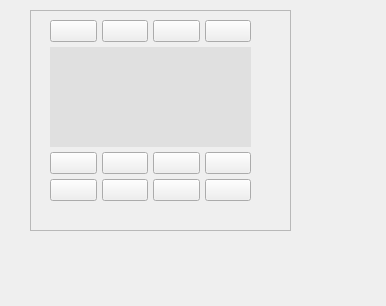
<?xml version="1.0" encoding="UTF-8"?>
<ui version="4.0">
 <class>ItemTool_BorderPanel</class>
 <widget class="QWidget" name="ItemTool_BorderPanel">
  <property name="geometry">
   <rect>
    <x>0</x>
    <y>0</y>
    <width>386</width>
    <height>306</height>
   </rect>
  </property>
  <property name="windowTitle">
   <string>Form</string>
  </property>
  <widget class="QWidget" name="horizontalLayoutWidget">
   <property name="geometry">
    <rect>
     <x>30</x>
     <y>10</y>
     <width>261</width>
     <height>221</height>
    </rect>
   </property>
   <layout class="QHBoxLayout" name="horizontalLayout">
    <item>
     <widget class="DB_CustomFrame_5" name="frame_border">
      <property name="frameShape">
       <enum>QFrame::StyledPanel</enum>
      </property>
      <property name="frameShadow">
       <enum>QFrame::Raised</enum>
      </property>
      <widget class="QWidget" name="verticalLayoutWidget">
       <property name="geometry">
        <rect>
         <x>20</x>
         <y>10</y>
         <width>201</width>
         <height>181</height>
        </rect>
       </property>
       <layout class="QVBoxLayout" name="verticalLayout" stretch="0,0,1">
        <property name="spacing">
         <number>5</number>
        </property>
        <item>
         <layout class="QHBoxLayout" name="horizontalLayout_2">
          <item>
           <widget class="DB_CustomPushButton_12" name="pBorderSize1">
            <property name="text">
             <string/>
            </property>
            <property name="checkable">
             <bool>true</bool>
            </property>
           </widget>
          </item>
          <item>
           <widget class="DB_CustomPushButton_12" name="pBorderSize2">
            <property name="text">
             <string/>
            </property>
            <property name="checkable">
             <bool>true</bool>
            </property>
           </widget>
          </item>
          <item>
           <widget class="DB_CustomPushButton_12" name="pBorderSize3">
            <property name="text">
             <string/>
            </property>
            <property name="checkable">
             <bool>true</bool>
            </property>
           </widget>
          </item>
          <item>
           <widget class="DB_CustomPushButton_12" name="pBorderSize4">
            <property name="text">
             <string/>
            </property>
            <property name="checkable">
             <bool>true</bool>
            </property>
           </widget>
          </item>
         </layout>
        </item>
        <item>
         <widget class="QLabel" name="label_line">
          <property name="styleSheet">
           <string notr="true">QLabel{
background-color: rgb(224, 224, 224);
}</string>
          </property>
          <property name="text">
           <string/>
          </property>
         </widget>
        </item>
        <item>
         <layout class="QGridLayout" name="gridLayout">
          <property name="spacing">
           <number>5</number>
          </property>
          <item row="0" column="0">
           <widget class="DB_CustomPushButton_13" name="pBorderColor1">
            <property name="text">
             <string/>
            </property>
            <property name="checkable">
             <bool>true</bool>
            </property>
           </widget>
          </item>
          <item row="0" column="2">
           <widget class="DB_CustomPushButton_13" name="pBorderColor3">
            <property name="text">
             <string/>
            </property>
            <property name="checkable">
             <bool>true</bool>
            </property>
           </widget>
          </item>
          <item row="0" column="3">
           <widget class="DB_CustomPushButton_13" name="pBorderColor4">
            <property name="text">
             <string/>
            </property>
            <property name="checkable">
             <bool>true</bool>
            </property>
           </widget>
          </item>
          <item row="0" column="1">
           <widget class="DB_CustomPushButton_13" name="pBorderColor2">
            <property name="text">
             <string/>
            </property>
            <property name="checkable">
             <bool>true</bool>
            </property>
           </widget>
          </item>
          <item row="1" column="0">
           <widget class="DB_CustomPushButton_13" name="pBorderColor5">
            <property name="text">
             <string/>
            </property>
            <property name="checkable">
             <bool>true</bool>
            </property>
           </widget>
          </item>
          <item row="1" column="1">
           <widget class="DB_CustomPushButton_13" name="pBorderColor6">
            <property name="text">
             <string/>
            </property>
            <property name="checkable">
             <bool>true</bool>
            </property>
           </widget>
          </item>
          <item row="1" column="2">
           <widget class="DB_CustomPushButton_13" name="pBorderColor7">
            <property name="text">
             <string/>
            </property>
            <property name="checkable">
             <bool>true</bool>
            </property>
           </widget>
          </item>
          <item row="1" column="3">
           <widget class="DB_CustomPushButton_13" name="pBorderColor8">
            <property name="text">
             <string/>
            </property>
            <property name="checkable">
             <bool>true</bool>
            </property>
           </widget>
          </item>
         </layout>
        </item>
       </layout>
      </widget>
     </widget>
    </item>
   </layout>
  </widget>
 </widget>
 <customwidgets>
  <customwidget>
   <class>DB_CustomFrame_5</class>
   <extends>QFrame</extends>
   <header>CustomWidget/db_customframe.h</header>
   <container>1</container>
  </customwidget>
  <customwidget>
   <class>DB_CustomPushButton_12</class>
   <extends>QPushButton</extends>
   <header>CustomWidget/db_custompushbutton.h</header>
  </customwidget>
  <customwidget>
   <class>DB_CustomPushButton_13</class>
   <extends>QPushButton</extends>
   <header>CustomWidget/db_custompushbutton.h</header>
  </customwidget>
 </customwidgets>
 <resources/>
 <connections/>
</ui>
